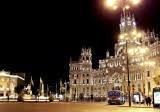
%> input picture rv715/image1.jpg, 160 x 112 px
$ octave Task3.m   (GNU Octave 9; MATLAB toolbox functions it lacks are replaced by stand-ins)
%> lines starting %> are read from the running program, lines starting %| are printed output that depends on the picture
### rv715/Wrappers/fImageSource.m
% NAME, GROUP (EE4/MSc), 2010, Imperial College.
% DATE

%%%%%%%%%%%%%%%%%%%%%%%%%%%%%%%%%%%%%%%%%%%%%%%%%%%%%%%%%%%%%%%%%%%%%%%%
% Reads an image file with AxB pixels and produces a column vector of bits
% of length Q=AxBx3x8 where 3 represents the R, G and B matrices used to
% represent the image and 8 represents an 8 bit integer. If P>Q then
% the vector is padded at the bottom with zeros.
%%%%%%%%%%%%%%%%%%%%%%%%%%%%%%%%%%%%%%%%%%%%%%%%%%%%%%%%%%%%%%%%%%%%%%%%
% Inputs
% filename (String) = The file name of the image
% P (Integer) = Number of bits to produce at the output - Should be greater
% than or equal to Q=AxBx3x8
%%%%%%%%%%%%%%%%%%%%%%%%%%%%%%%%%%%%%%%%%%%%%%%%%%%%%%%%%%%%%%%%%%%%%%%%
% Outputs
% bitsOut (Px1 Integers) = P bits (1's and 0's) representing the image
% x (Integer) = Number of pixels in image in x dimension
% y (Integer) = Number of pixels in image in y dimension
%%%%%%%%%%%%%%%%%%%%%%%%%%%%%%%%%%%%%%%%%%%%%%%%%%%%%%%%%%%%%%%%%%%%%%%%

function [bitsOut,x,y]=fImageSource(filename,P)

[X,map] = imread(filename);
if ~isempty(map)
    Im = ind2rgb(X,map);
end

x = size(X,2);
y = size(X,1);
Q = x*y*3*8;
msg = reshape(X,[x*y,3]); % by colour
msg1 = reshape(msg,[x*y*3,1]); % merge colours
msg2 = de2bi(msg1,8,'right-msb'); % to bits
bitsOutQ = reshape(msg2,[Q,1]);
bitsOut = [bitsOutQ; zeros(P-Q,1)]; %pad

end

### rv715/Wrappers/fMSeqGen.m
% NAME, GROUP (EE4/MSc), 2010, Imperial College.
% DATE

%%%%%%%%%%%%%%%%%%%%%%%%%%%%%%%%%%%%%%%%%%%%%%%%%%%%%%%%%%%%%%%%%%%%%%%%
% Takes polynomial weights and produces an M-Sequence
%%%%%%%%%%%%%%%%%%%%%%%%%%%%%%%%%%%%%%%%%%%%%%%%%%%%%%%%%%%%%%%%%%%%%%%%
% Inputs
% coeffs (Px1 Integers) = Polynomial coefficients. For example, if the
% polynomial is D^5+D^3+D^1+1 then the coeffs vector will be [1;0;1;0;1;1]
%%%%%%%%%%%%%%%%%%%%%%%%%%%%%%%%%%%%%%%%%%%%%%%%%%%%%%%%%%%%%%%%%%%%%%%%
% Outputs
% MSeq (Wx1 Integers) = W bits of 1's and 0's
%%%%%%%%%%%%%%%%%%%%%%%%%%%%%%%%%%%%%%%%%%%%%%%%%%%%%%%%%%%%%%%%%%%%%%%%

function [MSeq]=fMSeqGen(coeffs)

coeffs = coeffs(2:end); % Discard first coeff
selectedcoeffs = find(coeffs); % select non-zero coeffs

bits = ones(size(coeffs));
Nc = 2^(size(bits,2)) - 1; %sequence period
temp = bits;

MSeq = [];
for i=1:Nc % concatenation of bits to [sumof(coeffs),2:end] using temp
    MSeq(i) = temp(size(bits,2));
    temp(1) = mod(sum(bits(selectedcoeffs)),2);
    temp(2:size(bits,2)) = bits(1:size(bits,2)-1);
    bits = temp;
%     MSeq(i) = temp(size(bits,2));
end
end

### rv715/balancedgoldseq.m
function balanced = balancedgoldseq(goldseq)
% for a balanced gold sequence need # of -1s = # of 1s + 1

    i = 0;                       % count 0s
    j = 0;                       % count 1s
    for n=1:size(goldseq,2)
        if(goldseq(n)==0)
            i = i+1;
        else
            j = j+1;
        end
    end
    if(j==i+1)
        balanced=1;
    else
        balanced=0;
    end

end

### rv715/Wrappers/fDSQPSKModulator.m
% NAME, GROUP (EE4/MSc), 2010, Imperial College.
% DATE

%%%%%%%%%%%%%%%%%%%%%%%%%%%%%%%%%%%%%%%%%%%%%%%%%%%%%%%%%%%%%%%%%%%%%%%%
% Perform DS-QPSK Modulation on a vector of bits using a gold sequence
% with channel symbols set by a phase phi
%%%%%%%%%%%%%%%%%%%%%%%%%%%%%%%%%%%%%%%%%%%%%%%%%%%%%%%%%%%%%%%%%%%%%%%%
% Inputs
% bitsIn (Px1 Integers) = P bits of 1's and 0's to be modulated
% goldseq (Wx1 Integers) = W bits of 1's and 0's representing the gold
% sequence to be used in the modulation process
% phi (Integer) = Angle index in degrees of the QPSK constellation points
%%%%%%%%%%%%%%%%%%%%%%%%%%%%%%%%%%%%%%%%%%%%%%%%%%%%%%%%%%%%%%%%%%%%%%%%
% Outputs
% symbolsOut (Rx1 Complex) = R channel symbol chips after DS-QPSK Modulation
%%%%%%%%%%%%%%%%%%%%%%%%%%%%%%%%%%%%%%%%%%%%%%%%%%%%%%%%%%%%%%%%%%%%%%%%

function [symbolsOut]=fDSQPSKModulator(bitsIn,goldseq,phi)

T = [];
Nc = size(goldseq, 2);

for i=1:length(bitsIn)/2
    a = bitsIn(2*i-1);
    b = bitsIn(2*i);
    if a==0
        if b==0
            T(i) = sqrt(2)*exp(j*deg2rad(phi)); % 00
        else
            T(i) = sqrt(2)*exp(j*deg2rad(phi+90)); % 01
        end
    else
        if b==0
            T(i) = sqrt(2)*exp(j*deg2rad(phi-90)); % 10
        else
            T(i) = sqrt(2)*exp(j*deg2rad(phi-180)); % 11
        end
    end
end

for k=0:size(T,2)-1
    Tss((Nc*k) + 1:Nc*(k+1))=T(k+1); %extend signal
end

goldSeqRep = repmat(goldseq, 1, size(T,2)); %extend goldseq
goldSeqRep = -2*goldSeqRep + 1;

symbolsOut = Tss.*goldSeqRep;


end

### rv715/Wrappers/fGoldSeq.m
% NAME, GROUP (EE4/MSc), 2010, Imperial College.
% DATE

%%%%%%%%%%%%%%%%%%%%%%%%%%%%%%%%%%%%%%%%%%%%%%%%%%%%%%%%%%%%%%%%%%%%%%%%
% Takes two M-Sequences of the same length and produces a gold sequence by
% adding a delay and performing modulo 2 addition
%%%%%%%%%%%%%%%%%%%%%%%%%%%%%%%%%%%%%%%%%%%%%%%%%%%%%%%%%%%%%%%%%%%%%%%%
% Inputs
% mseq1 (Wx1 Integer) = First M-Sequence
% mseq2 (Wx1 Integer) = Second M-Sequence
% shift (Integer) = Number of chips to shift second M-Sequence to the right
%%%%%%%%%%%%%%%%%%%%%%%%%%%%%%%%%%%%%%%%%%%%%%%%%%%%%%%%%%%%%%%%%%%%%%%%
% Outputs
% GoldSeq (Wx1 Integer) = W bits of 1's and 0's
%%%%%%%%%%%%%%%%%%%%%%%%%%%%%%%%%%%%%%%%%%%%%%%%%%%%%%%%%%%%%%%%%%%%%%%%

function [GoldSeq]=fGoldSeq(seq1,seq2,shift)

    shiftseq = circshift(seq1,shift); % circular shift by 'shift' sequence 2 to the left

    GoldSeq = mod(seq2+shiftseq,2);

end

### rv715/Task3.m
clear;
%% Adding functions to path
addpath('.\Manikas Functions');
addpath('.\Wrappers');

%% load images and define variables

image1 = 'image1.jpg';
image2 = 'image2.jpg';
image3 = 'image3.jpg';

%polynomials of sequences, first value not included (D^5)
mesPoly1 = [1 0 0 1 1]; % D^4 + D + 1
mesPoly2 = [1 1 0 0 1]; % D^4 + D^3 + 1

X = 22; % V = 22
Y = 18; % R = 18
phi = X + 2*Y; % 58

Fs = 8e3; % Sampling frequency
Tb = 1/Fs; % Period
Tcs = 2*Tb; % Channel symbol period
Fc = 1e6; % Carrier frequency
SNR = 0;
shift1 = 1+mod(X+Y,12); % 5
% shift2 = shift1+1;
% shift3 = shift1+2;
P = 2^19;

%Channel variables
paths = [1;1;1]; % No multipaths for sources
delay = [5;7;12]; % Delays for mod(tau,15)
beta = [0.4;0.7;0.2]; % Fading coefficients
DOA = [30,0;90,0;150,0]; % Direction of arrival, [azimuth,elevation]
halfwave = 360/5;
arrA = sqrt(2);
array = zeros(5,3);
for i = 0:4
    array(i+1,:) = [arrA*cos(deg2rad(30+(i*halfwave))),arrA*sin(deg2rad(30+(i*halfwave))),0];
end

%% Convert to bits

[bitsOut1,x1,y1] = fImageSource(image1,P);
%> in fImageSource, X is the input picture: size 112x160x3 uint8; mean R, G, B 79.7, 63.2, 47.9
%> in fImageSource, `[X,map] = imread(filename);`: map = []
%> x1 = 160; y1 = 112
[bitsOut2,x2,y2] = fImageSource(image2,P);
%> call 2 of fImageSource, with filename = 'image2.jpg', P = 524288
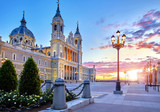
%> input picture rv715/image2.jpg, 160 x 112 px
%> in fImageSource, X is the input picture: size 112x160x3 uint8; mean R, G, B 128.1, 143.2, 168.9
%> x2 = 160; y2 = 112
[bitsOut3,x3,y3] = fImageSource(image3,P);
%> call 3 of fImageSource, with filename = 'image3.jpg', P = 524288
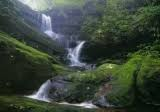
%> input picture rv715/image3.jpg, 160 x 112 px
%> in fImageSource, X is the input picture: size 112x160x3 uint8; mean R, G, B 60.3, 71.5, 60.4
%> x3 = 160; y3 = 112

Q = x1*y1*3*8;
%> Q = 430080

%% Gold sequence generation

mseq1 = fMSeqGen(mesPoly1);
mseq2 = fMSeqGen(mesPoly2);

balanced = 0;
while balanced == 0
    goldseq1 = fGoldSeq(mseq2,mseq1,mod(shift1,15));
    balanced = balancedgoldseq(goldseq1);              % Check if balanced 1/0
    shift1 = shift1 + 1;
end
shift2 = shift1;
balanced = 0;
% while balanced == 0
    goldseq2 = fGoldSeq(mseq2,mseq1,mod(shift2,15));
    balanced = balancedgoldseq(goldseq2);              % Check if balanced 1/0
    shift2 = shift2 + 1;
% end
shift3 = shift2;
balanced = 0;
% while balanced == 0
    goldseq3 = fGoldSeq(mseq2,mseq1,mod(shift3,15));
    balanced = balancedgoldseq(goldseq3);              % Check if balanced 1/0
    shift3 = shift3 + 1;
% end

%% DSQPSK Modulation

[symbolsMod1] = fDSQPSKModulator(bitsOut1,goldseq1, phi);
%> the loop in fDSQPSKModulator, `for i=1:length(bitsIn)/2` made 262144 passes
%> (a, b) on passes 1 to 3: (0, 0), (0, 0), (0, 0)
%> (the run ends here)
